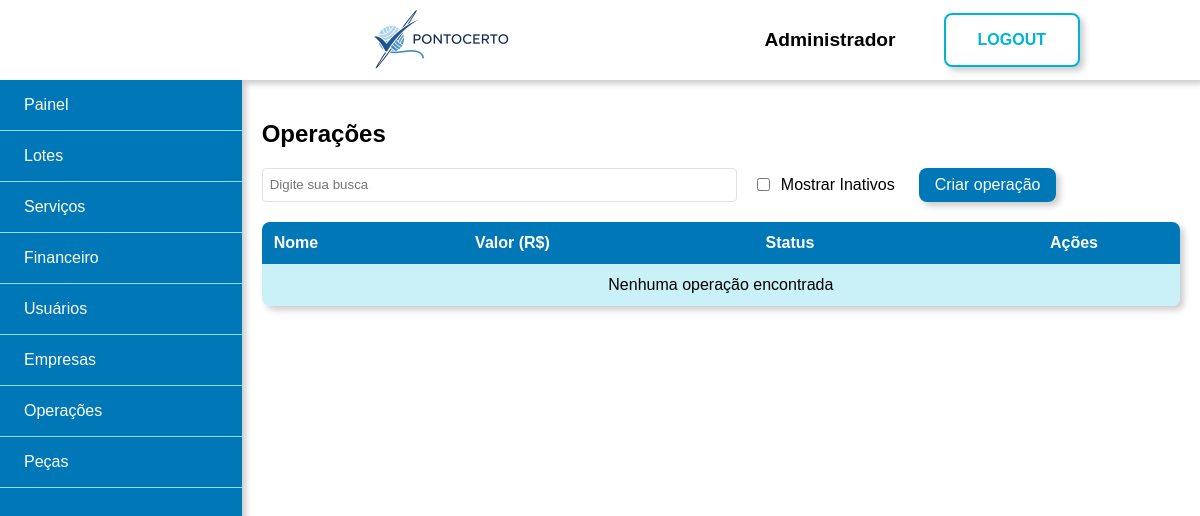
The page /admin/operacoes (signed in) on the database as committed earlier.
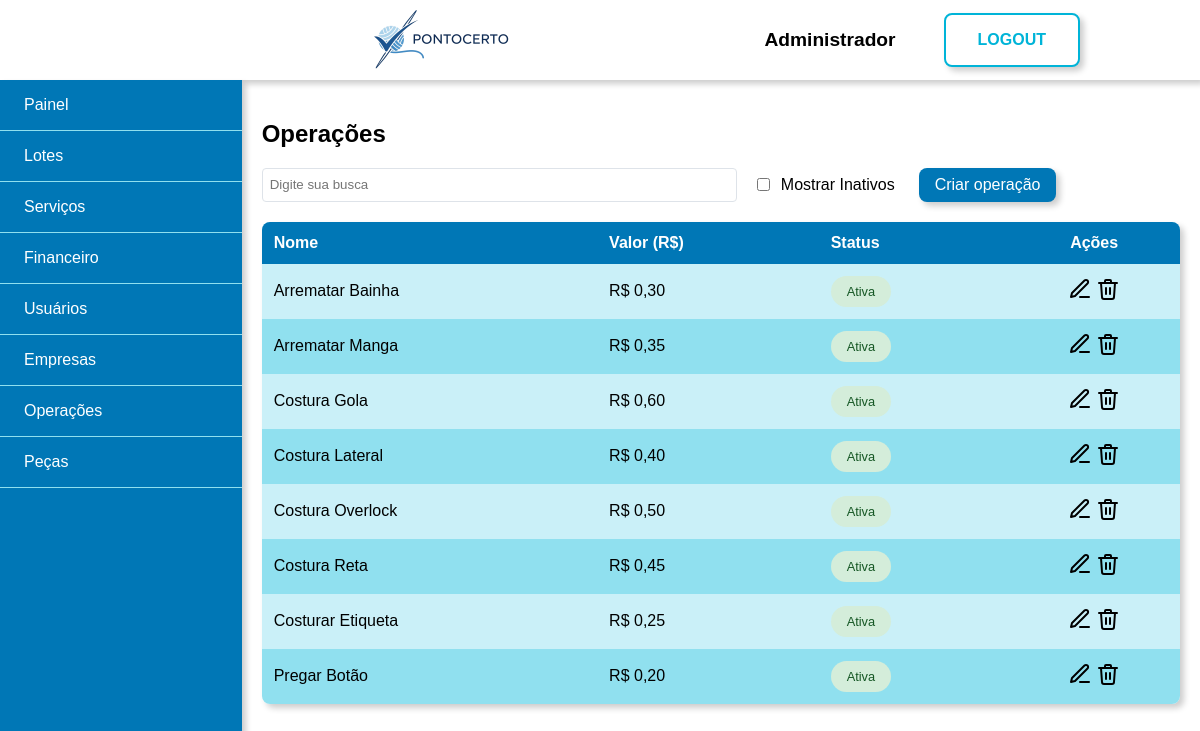
The same page on the database as committed later.
### tables this page shows
CREATE TABLE usuarios (
    id int PRIMARY KEY AUTO_INCREMENT,
    tipo enum('admin', 'costureira') NOT NULL DEFAULT 'costureira',
    nome varchar(50) NOT NULL,
    cpf varchar(11) NOT NULL UNIQUE,
    email varchar(250) NOT NULL UNIQUE,
    telefone varchar(11) NOT NULL,
    cep varchar(8) NOT NULL,
    logradouro varchar(250),
    complemento varchar(50),
    cidade varchar(100),
    tipo_chave_pix enum('cpf', 'cnpj', 'email', 'telefone', 'aleatoria') DEFAULT 'cpf',
    chave_pix varchar(250),
    senha varchar(255) NOT NULL,
    banco int NULL DEFAULT 0,
    agencia INT NULL DEFAULT 0,
    conta INT NULL DEFAULT 0,
    especialidade_id INT NOT NULL DEFAULT 2,
    ativo TINYINT DEFAULT 1,
    created_at TIMESTAMP DEFAULT CURRENT_TIMESTAMP,
    updated_at TIMESTAMP DEFAULT CURRENT_TIMESTAMP ON UPDATE CURRENT_TIMESTAMP
 );

CREATE TABLE operacoes (
    id INT PRIMARY KEY AUTO_INCREMENT,
    nome VARCHAR(255) NOT NULL,
    valor DECIMAL(10, 2) NOT NULL,
    ativo TINYINT DEFAULT 1,
    created_at TIMESTAMP DEFAULT CURRENT_TIMESTAMP,
    updated_at TIMESTAMP DEFAULT CURRENT_TIMESTAMP ON UPDATE CURRENT_TIMESTAMP
);

### views/admin/operacoes.php (the view, shortened to what the rows shown need)
<div class="conteudo flex">
    <div class="conteudo-tabela">
    <h2>Operações</h2>
        <div class="tabela">
            <table cellspacing='0' class="redondinho shadow filter">
                <thead>
                    <tr>
                        <th class="ae">Nome</th>
                        <th class="ae">Valor (R$)</th>
                        <th class="ae">Status</th>
                        <th class="ac">Ações</th>
                    </tr>
                </thead>
                <tbody>
                    <?php if (empty($listaOperacoes)): ?>
                        <tr>
                            <td colspan="5" class="ac">Nenhuma operação encontrada</td>
                        </tr>
                    <?php else: ?>
                        <?php foreach ($listaOperacoes as $operacao): ?>
                             <tr class="linha-filter" data-ativo="<?= $operacao['ativo'] ? '1' : '0' ?>">
                                <td class="ae"><?= htmlspecialchars($operacao['nome']) ?></td>
                                <td class="ae">R$ <?= number_format($operacao['valor'], 2, ',', '.') ?></td>
                                <td class="ae">
                                    <span class="status-badge <?= $operacao['ativo'] ? 'active' : 'inactive' ?>">
                                        <?= $operacao['ativo'] ? 'Ativa' : 'Inativa' ?>
                                    </span>
                                </td>
                                <td class="ac">
                                    <a href="<?= BASE_URL ?>admin/editar-operacao?id=<?= $operacao['id'] ?>" title="Editar Operação">
                                        <img class="icone" src="<?= ASSETS_URL ?>icones/editar.svg" alt="editar">
                                    </a>
                                    <?php if ($operacao['ativo']): ?>
                                        <a href="<?= BASE_URL ?>admin/remover-operacao?id=<?= $operacao['id'] ?>"
                                           onclick="return confirm('Tem certeza que deseja desativar esta operação?')"
                                           title="Desativar Operação">
                                            <img class="icone" src="<?= ASSETS_URL ?>icones/remover.svg" alt="desativar">
                                        </a>
                                    <?php endif; ?>
                                </td>
                            </tr>
                        <?php endforeach; ?>
                    <?php endif; ?>
                </tbody>
            </table>
        </div>
    </div>
</div>

### views/shared/header.php (shortened to what the rows shown need)
<!DOCTYPE html>
<html lang="pt-BR">
<head>
    <link rel="stylesheet" href="<?php echo ASSETS_URL?>css/style.css">
</head>
<body>
    <?php if ($login ?? false): ?>
        <div class="principal azul flex center">
    <?php else: ?>
        <div class="principal">
            <?php if ($usuarioLogado ?? false): ?>
                <div class="topo flex h-center shadow">
                    <a class="imagem-topo" href="<?= $dashboardLink ?>">
                        <img src="<?php echo ASSETS_URL?>img/banner.png" alt="banner">
                    </a>
                    <span class="flex l-gap v-center">
                        <span class="nome-usuario"><?= htmlspecialchars($nomeUsuario) ?></span>
                        <a href="<?= BASE_URL ?>logout" class="botao-grande">LOGOUT</a>
                    </span>
                </div>
            <?php endif; ?>
    <?php endif; ?>

Rows that differ between the two databases and show on the page:
added operacoes: nome "Arrematar Bainha", valor "0,30", ativo "Ativa"
added operacoes: nome "Arrematar Manga", valor "0,35", ativo "Ativa"
added operacoes: nome "Costura Gola", valor "0,60", ativo "Ativa"
added operacoes: nome "Costura Lateral", valor "0,40", ativo "Ativa"
added operacoes: nome "Costura Overlock", valor "0,50", ativo "Ativa"
added operacoes: nome "Costura Reta", valor "0,45", ativo "Ativa"
added operacoes: nome "Costurar Etiqueta", valor "0,25", ativo "Ativa"
added operacoes: nome "Pregar Botão", valor "0,20", ativo "Ativa"
Other text that changed with them:
text no longer shown: "Nenhuma operação encontrada"
